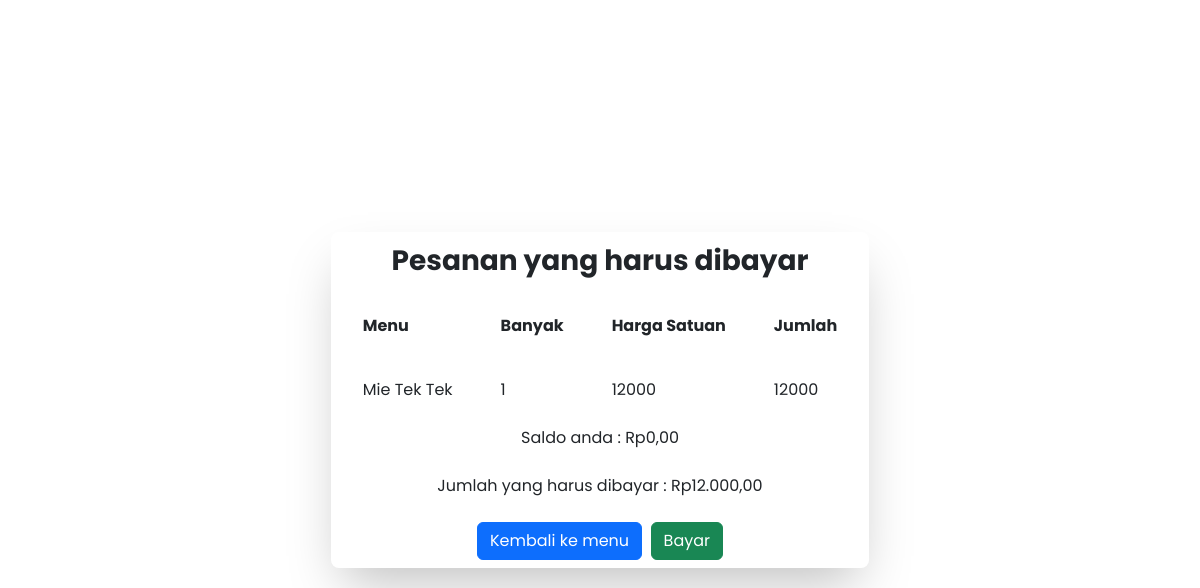
Screenshot of /src/menu_cart.php?id=3 with the database file from the repository.
### tables this page shows
CREATE TABLE `menu` (
  `id_menu` int(11) NOT NULL,
  `nama_menu` varchar(200) NOT NULL,
  `harga` bigint(20) NOT NULL,
  `images` varchar(100) NOT NULL
);

### src/menu_cart.php (the view, shortened to what this page needs)
<?php
require_once('dbLogin.php');
$id = $_GET['id'];
function rupiah($angka)
{
    $hasil_rupiah = "Rp" . number_format($angka, 2, ',', '.');
    return $hasil_rupiah;
}
?>
<!DOCTYPE html>
<html lang="en">
<head>
    <script src="https://cdn.tailwindcss.com"></script>
    <link href="https://cdn.jsdelivr.net/npm/bootstrap@5.2.1/dist/css/bootstrap.min.css" rel="stylesheet">
</head>
<body>
    <div class="d-flex">
        <div class=" d-flex justify-content-center align-items-center h-screen w-screen">
            <div>
                <div class="overflow-x-auto relative shadow-2xl sm:rounded-lg p-2">
                    <p class="fw-bold fs-3 text-center mb-3">Pesanan yang harus dibayar</p>
                    <table class="w-full text-md text-left">
                        <thead>
                            <tr>
                                <th scope="col" class="py-3 px-6">Menu</th>
                                <th scope="col" class="py-3 px-6">Banyak</th>
                                <th scope="col" class="py-3 px-6">Harga Satuan</th>
                                <th scope="col" class="py-3 px-6">Jumlah</th>
                            </tr>
                        </thead>
                        <tbody>
                            <?php
                            $jumlah_harga = 0;
                            if (is_array($_SESSION['cart'])) {
                                foreach ($_SESSION['cart'] as $id => $banyak) {
                                    $query = " SELECT * FROM menu WHERE id_menu='" . $id . "'";
                                    $result = $db->query($query);
                                    while ($row = $result->fetch_object()) {
                                        echo '<tr>';
                                        echo '<td class="py-4 px-6">' . $row->nama_menu . '</td>';
                                        echo '<td class="py-4 px-6">' . $banyak . '</td>';
                                        $harga = $row->harga;
                                        echo '<td class="py-4 px-6">' . $harga . '</td>';
                                        echo '<td class="py-4 px-6">' . $harga * $banyak . '</td></tr>';
                                        $jumlah_harga = $jumlah_harga + ($row->harga * $banyak);
                                    }
                                }
                            } else {
                                echo '<tr><td colspan="6" align="center">There is no item in shopping cart</td></tr>';
                            }
                            ?>
                        </tbody>
                    </table>
                    <div class="text-center"><?php echo 'Saldo anda : ' . rupiah($saldo) . '' ?></div><br>
                    <div class="text-center"><?php echo 'Jumlah yang harus dibayar : ' . rupiah($jumlah_harga) . '' ?></div><br>
                    <div class="d-flex justify-content-center item-align-center w-auto h-auto">
                        <a class="btn btn-primary" href="rumah.php">Kembali ke menu</a>&nbsp;&nbsp;
                        <a class="btn btn-success" href="success.php">Bayar</a>
                    </div>
                </div>
            </div>
        </div>
    </div>
</body>
</html>

### src/menu_cart.php (style rules this page uses)
* { font-family: 'Poppins', sans-serif; }

### rows the page displays
menu: nama_menu "Mie Tek Tek", banyak "1", harga "12000", $harga*$banyak "12000"

### other values shown
rupiah($saldo) "Rp0,00"
rupiah($jumlah_harga) "Rp12.000,00"
